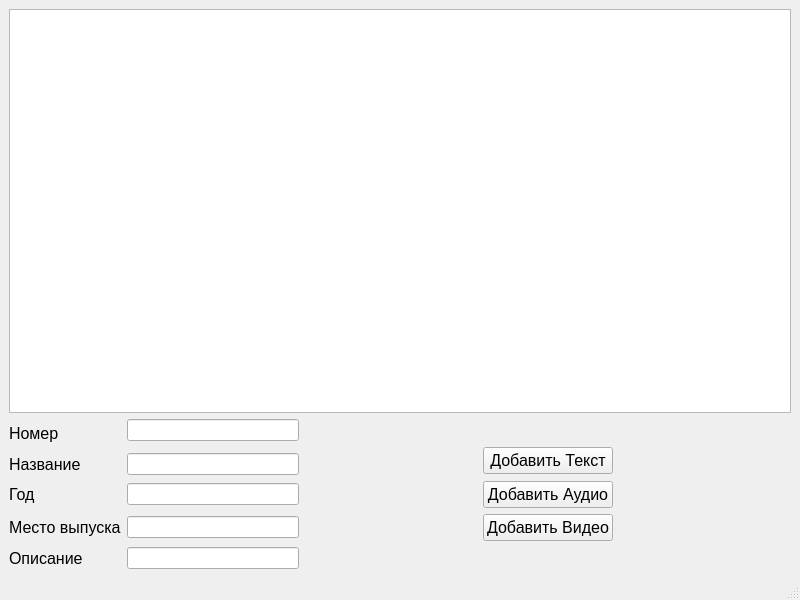
<?xml version="1.0" encoding="UTF-8"?>
<ui version="4.0">
 <class>MainWindow</class>
 <widget class="QMainWindow" name="MainWindow">
  <property name="geometry">
   <rect>
    <x>0</x>
    <y>0</y>
    <width>800</width>
    <height>600</height>
   </rect>
  </property>
  <property name="windowTitle">
   <string>Библиотека</string>
  </property>
  <widget class="QWidget" name="centralwidget">
   <layout class="QGridLayout" name="gridLayout">
    <item row="1" column="0" rowspan="2">
     <widget class="QLabel" name="label">
      <property name="font">
       <font>
        <pointsize>12</pointsize>
       </font>
      </property>
      <property name="text">
       <string>Номер</string>
      </property>
     </widget>
    </item>
    <item row="4" column="1">
     <widget class="QLineEdit" name="year"/>
    </item>
    <item row="5" column="0">
     <widget class="QLabel" name="label_4">
      <property name="font">
       <font>
        <pointsize>12</pointsize>
       </font>
      </property>
      <property name="text">
       <string>Место выпуска</string>
      </property>
     </widget>
    </item>
    <item row="4" column="3">
     <widget class="QPushButton" name="pushButton_2">
      <property name="font">
       <font>
        <pointsize>12</pointsize>
       </font>
      </property>
      <property name="text">
       <string>Добавить Аудио</string>
      </property>
     </widget>
    </item>
    <item row="6" column="1">
     <widget class="QLineEdit" name="opisaniye"/>
    </item>
    <item row="1" column="1">
     <widget class="QLineEdit" name="number"/>
    </item>
    <item row="2" column="3" rowspan="2">
     <widget class="QPushButton" name="pushButton">
      <property name="font">
       <font>
        <pointsize>12</pointsize>
       </font>
      </property>
      <property name="text">
       <string>Добавить Текст</string>
      </property>
     </widget>
    </item>
    <item row="5" column="3">
     <widget class="QPushButton" name="pushButton_3">
      <property name="font">
       <font>
        <pointsize>12</pointsize>
       </font>
      </property>
      <property name="text">
       <string>Добавить Видео</string>
      </property>
     </widget>
    </item>
    <item row="3" column="0">
     <widget class="QLabel" name="label_2">
      <property name="font">
       <font>
        <pointsize>12</pointsize>
       </font>
      </property>
      <property name="text">
       <string>Название</string>
      </property>
     </widget>
    </item>
    <item row="6" column="0">
     <widget class="QLabel" name="label_5">
      <property name="font">
       <font>
        <pointsize>12</pointsize>
       </font>
      </property>
      <property name="text">
       <string>Описание</string>
      </property>
     </widget>
    </item>
    <item row="5" column="1">
     <widget class="QLineEdit" name="place"/>
    </item>
    <item row="4" column="0">
     <widget class="QLabel" name="label_3">
      <property name="font">
       <font>
        <pointsize>12</pointsize>
       </font>
      </property>
      <property name="text">
       <string>Год</string>
      </property>
     </widget>
    </item>
    <item row="5" column="2">
     <spacer name="horizontalSpacer">
      <property name="orientation">
       <enum>Qt::Horizontal</enum>
      </property>
      <property name="sizeHint" stdset="0">
       <size>
        <width>40</width>
        <height>20</height>
       </size>
      </property>
     </spacer>
    </item>
    <item row="3" column="1">
     <widget class="QLineEdit" name="name"/>
    </item>
    <item row="4" column="4">
     <spacer name="horizontalSpacer_2">
      <property name="orientation">
       <enum>Qt::Horizontal</enum>
      </property>
      <property name="sizeHint" stdset="0">
       <size>
        <width>40</width>
        <height>20</height>
       </size>
      </property>
     </spacer>
    </item>
    <item row="0" column="0" colspan="5">
     <widget class="QTableView" name="tableView"/>
    </item>
   </layout>
  </widget>
  <widget class="QMenuBar" name="menubar">
   <property name="geometry">
    <rect>
     <x>0</x>
     <y>0</y>
     <width>800</width>
     <height>21</height>
    </rect>
   </property>
  </widget>
  <widget class="QStatusBar" name="statusbar"/>
 </widget>
 <resources/>
 <connections/>
</ui>
